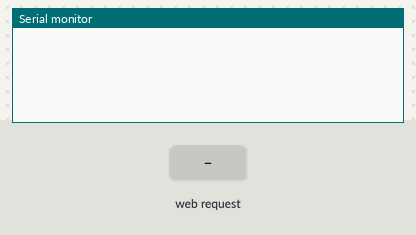
A sketch run on a simulated ESP8266 (NodeMCU). Parts: the last lines printed to the serial monitor. Inputs (shaded band) come from the test bench.

Above: at 2.2 s.
2.3 s: HTTP request GET /data/?sensor_gps=1 received
At 3.5 s:
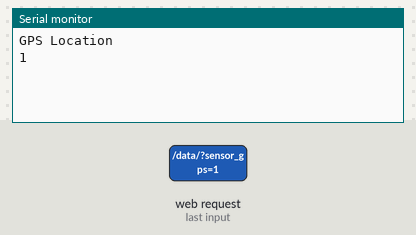
3.8 s: HTTP request GET /data/?sensor_bpm=1 received
At 4.6 s:
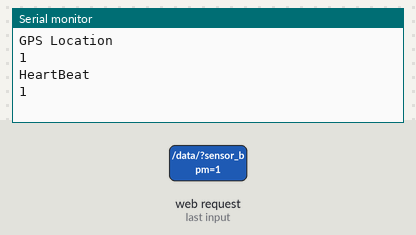
5.3 s: HTTP request GET /data/?sensor_temp=1 received
At 5.7 s:
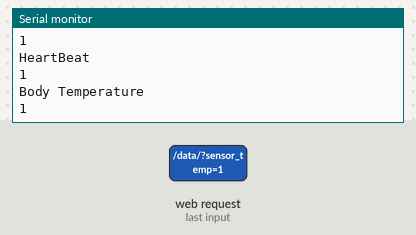

The sketch:

base_node.ino
```cpp
#include <ESP8266WiFi.h>
#include <ESP8266WebServer.h>

const char *ssid = "poopssid";
const char *password = "pingu4prez";

ESP8266WebServer server(80);

void handleSentVar() {

  if (server.hasArg("sensor_gps")) { // this is the variable sent from the client
    String val1=server.arg("sensor_gps");
    Serial.println("GPS Location");
    Serial.print(val1);
    Serial.println();
    server.send(200, "text/html", "Data received");
  }
  if (server.hasArg("sensor_bpm")) { // this is the variable sent from the client
    String val2=server.arg("sensor_bpm");
    Serial.println("HeartBeat");
    Serial.print(val2);
    Serial.println();
    server.send(200, "text/html", "Data received");
  }
  if (server.hasArg("sensor_temp")) { // this is the variable sent from the client
    String val3=server.arg("sensor_temp");
    Serial.println("Body Temperature");
    Serial.print(val3);
    Serial.println();
    server.send(200, "text/html", "Data received");
  }

}

void setup() {
  delay(1000);

Serial.begin(9600);
  WiFi.softAP(ssid, password);
  IPAddress myIP = WiFi.softAPIP();

  server.on("/data/", HTTP_GET, handleSentVar); // when the server receives a request with /data/ in the string then run the handleSentVar function
  server.begin();
}

void loop() {
  server.handleClient();
}
```

Measured:
- after the input at 2.3 s, the serial monitor: prints a new line at once (image 1)
- after the input at 3.8 s, the serial monitor: prints a new line at once (image 2)
- after the input at 5.3 s, the serial monitor: prints a new line at once (image 3)
